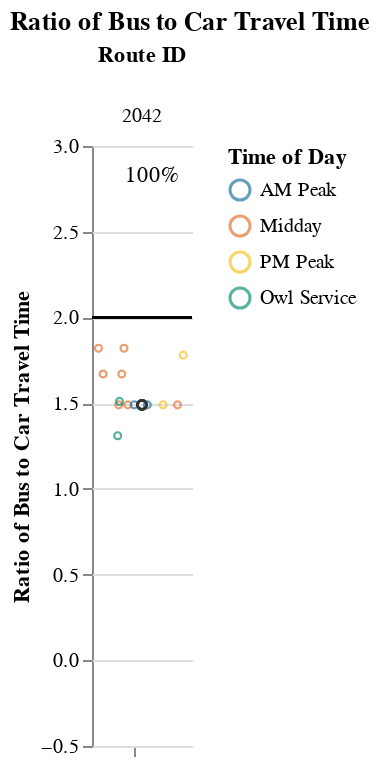
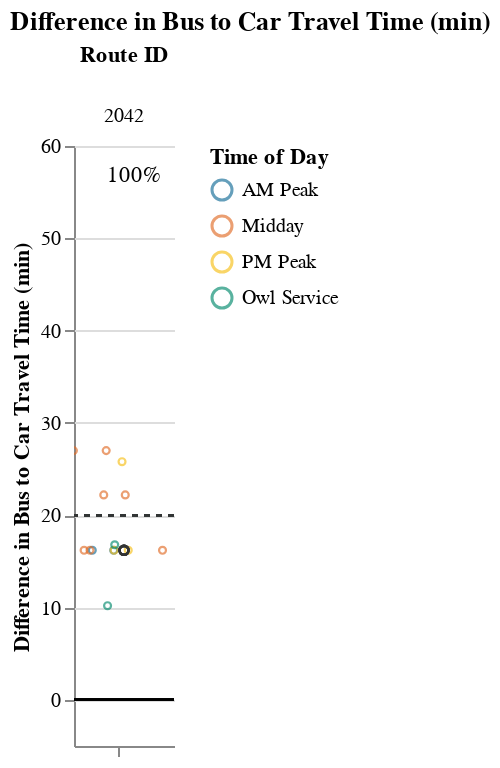

Notebook code cell kept with these figures, in order:
### Markdown cell above
## Viable Competitive Routes
### Short Routes (< 1 hr)

### Code cell
# Allow for possibility that operator doesn't have routes that fall into certain route_groups
# But, jupyterbook will not like markdown with f-string
# separate out route_group and put in each cell, and use try/except + if to display...
# but all 3 route groups must be displayed. just add sentence about why no routes were returned at the end
route_group = "short"
try:
    display_charts_for_route_group(df, route_group)
except:
    print("No routes meet this criteria.")

### Figure 1 — Vega-Lite specification as saved in the notebook (floating-point values rounded to 4 significant figures)
{"config": {"view": {"continuousWidth": 400, "continuousHeight": 300, "stroke": null}, "facet": {"spacing": 0}}, "data": {"name": "data-423ab41485530e643916e7272eca6f9c"}, "facet": {"column": {"field": "route_id", "sort": ["2042"], "title": "Route ID", "type": "nominal"}}, "spec": {"layer": [{"mark": "rule", "encoding": {"color": {"value": "black"}, "y": {"field": "cutoff", "type": "quantitative"}}, "selection": {"selector001": {"type": "interval", "bind": "scales", "encodings": ["x", "y"]}}}, {"mark": {"type": "point", "opacity": 0.65, "size": 12, "strokeWidth": 1.1}, "encoding": {"color": {"field": "time_of_day", "scale": {"range": ["#136C97", "#E16B26", "#F6BF16", "#00896B", "#7790A3", "#5B559C"]}, "sort": ["AM Peak", "Midday", "PM Peak", "Owl Service"], "title": "Time of Day", "type": "nominal"}, "tooltip": [{"field": "route_id", "type": "nominal"}, {"field": "route_name", "type": "nominal"}, {"field": "trip_id", "type": "nominal"}, {"field": "service_hours", "type": "quantitative"}, {"field": "car_duration_hours", "type": "quantitative"}, {"field": "bus_multiplier", "type": "quantitative"}, {"field": "bus_difference", "type": "quantitative"}, {"field": "num_trips", "type": "quantitative"}, {"field": "num_competitive", "type": "quantitative"}, {"field": "pct_trips_competitive", "type": "quantitative"}, {"field": "p25", "type": "quantitative"}, {"field": "p50", "type": "quantitative"}, {"field": "p75", "type": "quantitative"}], "x": {"axis": {"grid": false, "labels": false, "ticks": true, "values": [0]}, "field": "jitter", "scale": {}, "title": null, "type": "quantitative"}, "y": {"field": "bus_multiplier", "scale": {"domain": [-0.25, 3.0]}, "title": "Ratio of Bus to Car Travel Time", "type": "quantitative"}}, "transform": [{"calculate": "sqrt(-2*log(random()))*cos(2*PI*random())", "as": "jitter"}], "width": 50}, {"layer": [{"mark": {"type": "point", "opacity": 0.6, "size": 20, "strokeWidth": 1.3}, "encoding": {"color": {"value": "#323434"}, "y": {"field": "bus_multiplier", "type": "quantitative"}}, "transform": [{"filter": "(datum.p50_trip === 1)"}]}, {"mark": {"type": "text", "align": "center", "baseline": "middle"}, "encoding": {"color": {"value": "black"}, "text": {"field": "pct_trips_competitive", "format": ".0%", "type": "quantitative"}, "tooltip": [{"field": "route_id", "type": "nominal"}, {"field": "route_name", "type": "nominal"}, {"field": "trip_id", "type": "nominal"}, {"field": "service_hours", "type": "quantitative"}, {"field": "car_duration_hours", "type": "quantitative"}, {"field": "bus_multiplier", "type": "quantitative"}, {"field": "bus_difference", "type": "quantitative"}, {"field": "num_trips", "type": "quantitative"}, {"field": "num_competitive", "type": "quantitative"}, {"field": "pct_trips_competitive", "type": "quantitative"}, {"field": "p25", "type": "quantitative"}, {"field": "p50", "type": "quantitative"}, {"field": "p75", "type": "quantitative"}], "x": {"value": 30}, "y": {"value": 15}}, "transform": [{"calculate": "sqrt(-2*log(random()))*cos(2*PI*random())", "as": "jitter"}, {"filter": "(datum.fastest_trip === 1)"}]}]}]}, "resolve": {"scale": {"y": "shared"}}, "title": "Ratio of Bus to Car Travel Time", "$schema": "https://vega.github.io/schema/vega-lite/v4.17.0.json", "datasets": {"data-423ab41485530e643916e7272eca6f9c": [{"calitp_itp_id": 159, "trip_key": 6494662133026071208, "trip_id": "t_1547207_b_25985_tn_0", "shape_id": "p_4695", "route_id": "2042", "service_hours": 0.72, "trip_first_departure_ts": 21600, "trip_last_arrival_ts": 24180, "departure_hour": 6, "time_of_day": "Owl Service", "p25": 0.82, "p50": 0.82, "p75": 0.92, "p50_trip": 0, "fastest_trip": 1, "car_duration_hours": 0.55, "competitive_route": 1, "bus_multiplier": 1.31, "bus_difference": 10.2, "num_trips": 14, "num_competitive": 14, "pct_trips_competitive": 1.0, "bus_difference_spread": 16.8, "route_group": "short", "max_trip_hrs": 1.0, "max_trip_route_group": 1.0, "below_cutoff": 9, "pct_below_cutoff": 0.6429, "name": "Lake Transit Authority", "caltrans_district": "01 - Eureka", "drmt_organization_name": "['reck7ddrpXSeA0mH0']", "route_name": "Southshore, Clearlake To Lakeport", "cutoff2": 20, "cutoff": 2}, {"calitp_itp_id": 159, "trip_key": -2495627823400254138, "trip_id": "t_1057379_b_25985_tn_0", "shape_id": "p_4696", "route_id": "2042", "service_hours": 0.82, "trip_first_departure_ts": 32400, "trip_last_arrival_ts": 35340, "departure_hour": 9, "time_of_day": "AM Peak", "p25": 0.82, "p50": 0.82, "p75": 0.92, "p50_trip": 1, "fastest_trip": 0, "car_duration_hours": 0.55, "competitive_route": 1, "bus_multiplier": 1.49, "bus_difference": 16.2, "num_trips": 14, "num_competitive": 14, "pct_trips_competitive": 1.0, "bus_difference_spread": 16.8, "route_group": "short", "max_trip_hrs": 1.0, "max_trip_route_group": 1.0, "below_cutoff": 9, "pct_below_cutoff": 0.6429, "name": "Lake Transit Authority", "caltrans_district": "01 - Eureka", "drmt_organization_name": "['reck7ddrpXSeA0mH0']", "route_name": "Southshore, Clearlake To Lakeport", "cutoff2": 20, "cutoff": 2}, {"calitp_itp_id": 159, "trip_key": 6672467146987189394, "trip_id": "t_1547210_b_25985_tn_0", "shape_id": "p_4685", "route_id": "2042", "service_hours": 0.82, "trip_first_departure_ts": 66600, "trip_last_arrival_ts": 69540, "departure_hour": 18, "time_of_day": "PM Peak", "p25": 0.82, "p50": 0.82, "p75": 0.92, "p50_trip": 1, "fastest_trip": 0, "car_duration_hours": 0.55, "competitive_route": 1, "bus_multiplier": 1.49, "bus_difference": 16.2, "num_trips": 14, "num_competitive": 14, "pct_trips_competitive": 1.0, "bus_difference_spread": 16.8, "route_group": "short", "max_trip_hrs": 1.0, "max_trip_route_group": 1.0, "below_cutoff": 9, "pct_below_cutoff": 0.6429, "name": "Lake Transit Authority", "caltrans_district": "01 - Eureka", "drmt_organization_name": "['reck7ddrpXSeA0mH0']", "route_name": "Southshore, Clearlake To Lakeport", "cutoff2": 20, "cutoff": 2}, {"calitp_itp_id": 159, "trip_key": 4262090264244909449, "trip_id": "t_1057322_b_25985_tn_0", "shape_id": "p_4696", "route_id": "2042", "service_hours": 0.82, "trip_first_departure_ts": 39600, "trip_last_arrival_ts": 42540, "departure_hour": 11, "time_of_day": "Midday", "p25": 0.82, "p50": 0.82, "p75": 0.92, "p50_trip": 1, "fastest_trip": 0, "car_duration_hours": 0.55, "competitive_route": 1, "bus_multiplier": 1.49, "bus_difference": 16.2, "num_trips": 14, "num_competitive": 14, "pct_trips_competitive": 1.0, "bus_difference_spread": 16.8, "route_group": "short", "max_trip_hrs": 1.0, "max_trip_route_group": 1.0, "below_cutoff": 9, "pct_below_cutoff": 0.6429, "name": "Lake Transit Authority", "caltrans_district": "01 - Eureka", "drmt_organization_name": "['reck7ddrpXSeA0mH0']", "route_name": "Southshore, Clearlake To Lakeport", "cutoff2": 20, "cutoff": 2}, {"calitp_itp_id": 159, "trip_key": 5811904466090434083, "trip_id": "t_1057309_b_25985_tn_0", "shape_id": "p_4696", "route_id": "2042", "service_hours": 0.82, "trip_first_departure_ts": 25200, "trip_last_arrival_ts": 28140, "departure_hour": 7, "time_of_day": "AM Peak", "p25": 0.82, "p50": 0.82, "p75": 0.92, "p50_trip": 1, "fastest_trip": 0, "car_duration_hours": 0.55, "competitive_route": 1, "bus_multiplier": 1.49, "bus_difference": 16.2, "num_trips": 14, "num_competitive": 14, "pct_trips_competitive": 1.0, "bus_difference_spread": 16.8, "route_group": "short", "max_trip_hrs": 1.0, "max_trip_route_group": 1.0, "below_cutoff": 9, "pct_below_cutoff": 0.6429, "name": "Lake Transit Authority", "caltrans_district": "01 - Eureka", "drmt_organization_name": "['reck7ddrpXSeA0mH0']", "route_name": "Southshore, Clearlake To Lakeport", "cutoff2": 20, "cutoff": 2}, {"calitp_itp_id": 159, "trip_key": 7583329211563474538, "trip_id": "t_1547208_b_25985_tn_0", "shape_id": "p_4696", "route_id": "2042", "service_hours": 0.82, "trip_first_departure_ts": 50400, "trip_last_arrival_ts": 53340, "departure_hour": 14, "time_of_day": "Midday", "p25": 0.82, "p50": 0.82, "p75": 0.92, "p50_trip": 1, "fastest_trip": 0, "car_duration_hours": 0.55, "competitive_route": 1, "bus_multiplier": 1.49, "bus_difference": 16.2, "num_trips": 14, "num_competitive": 14, "pct_trips_competitive": 1.0, "bus_difference_spread": 16.8, "route_group": "short", "max_trip_hrs": 1.0, "max_trip_route_group": 1.0, "below_cutoff": 9, "pct_below_cutoff": 0.6429, "name": "Lake Transit Authority", "caltrans_district": "01 - Eureka", "drmt_organization_name": "['reck7ddrpXSeA0mH0']", "route_name": "Southshore, Clearlake To Lakeport", "cutoff2": 20, "cutoff": 2}, {"calitp_itp_id": 159, "trip_key": 7029503141809018244, "trip_id": "t_1439235_b_25985_tn_0", "shape_id": "p_4696", "route_id": "2042", "service_hours": 0.82, "trip_first_departure_ts": 61200, "trip_last_arrival_ts": 64140, "departure_hour": 17, "time_of_day": "PM Peak", "p25": 0.82, "p50": 0.82, "p75": 0.92, "p50_trip": 1, "fastest_trip": 0, "car_duration_hours": 0.55, "competitive_route": 1, "bus_multiplier": 1.49, "bus_difference": 16.2, "num_trips": 14, "num_competitive": 14, "pct_trips_competitive": 1.0, "bus_difference_spread": 16.8, "route_group": "short", "max_trip_hrs": 1.0, "max_trip_route_group": 1.0, "below_cutoff": 9, "pct_below_cutoff": 0.6429, "name": "Lake Transit Authority", "caltrans_district": "01 - Eureka", "drmt_organization_name": "['reck7ddrpXSeA0mH0']", "route_name": "Southshore, Clearlake To Lakeport", "cutoff2": 20, "cutoff": 2}, {"calitp_itp_id": 159, "trip_key": -549099797111008701, "trip_id": "t_1057323_b_25985_tn_0", "shape_id": "p_4696", "route_id": "2042", "service_hours": 0.82, "trip_first_departure_ts": 46800, "trip_last_arrival_ts": 49740, "departure_hour": 13, "time_of_day": "Midday", "p25": 0.82, "p50": 0.82, "p75": 0.92, "p50_trip": 1, "fastest_trip": 0, "car_duration_hours": 0.55, "competitive_route": 1, "bus_multiplier": 1.49, "bus_difference": 16.2, "num_trips": 14, "num_competitive": 14, "pct_trips_competitive": 1.0, "bus_difference_spread": 16.8, "route_group": "short", "max_trip_hrs": 1.0, "max_trip_route_group": 1.0, "below_cutoff": 9, "pct_below_cutoff": 0.6429, "name": "Lake Transit Authority", "caltrans_district": "01 - Eureka", "drmt_organization_name": "['reck7ddrpXSeA0mH0']", "route_name": "Southshore, Clearlake To Lakeport", "cutoff2": 20, "cutoff": 2}, {"calitp_itp_id": 159, "trip_key": 4215259262523491246, "trip_id": "t_1547209_b_25985_tn_0", "shape_id": "p_4684", "route_id": "2042", "service_hours": 0.83, "trip_first_departure_ts": 24300, "trip_last_arrival_ts": 27300, "departure_hour": 6, "time_of_day": "Owl Service", "p25": 0.82, "p50": 0.82, "p75": 0.92, "p50_trip": 0, "fastest_trip": 0, "car_duration_hours": 0.55, "competitive_route": 1, "bus_multiplier": 1.51, "bus_difference": 16.8, "num_trips": 14, "num_competitive": 14, "pct_trips_competitive": 1.0, "bus_difference_spread": 16.8, "route_group": "short", "max_trip_hrs": 1.0, "max_trip_route_group": 1.0, "below_cutoff": 9, "pct_below_cutoff": 0.6429, "name": "Lake Transit Authority", "caltrans_district": "01 - Eureka", "drmt_organization_name": "['reck7ddrpXSeA0mH0']", "route_name": "Southshore, Clearlake To Lakeport", "cutoff2": 20, "cutoff": 2}, {"calitp_itp_id": 159, "trip_key": 1503952459718726654, "trip_id": "t_1057308_b_25985_tn_0", "shape_id": "p_4684", "route_id": "2042", "service_hours": 0.92, "trip_first_departure_ts": 39600, "trip_last_arrival_ts": 42900, "departure_hour": 11, "time_of_day": "Midday", "p25": 0.82, "p50": 0.82, "p75": 0.92, "p50_trip": 0, "fastest_trip": 0, "car_duration_hours": 0.55, "competitive_route": 1, "bus_multiplier": 1.67, "bus_difference": 22.2, "num_trips": 14, "num_competitive": 14, "pct_trips_competitive": 1.0, "bus_difference_spread": 16.8, "route_group": "short", "max_trip_hrs": 1.0, "max_trip_route_group": 1.0, "below_cutoff": 9, "pct_below_cutoff": 0.6429, "name": "Lake Transit Authority", "caltrans_district": "01 - Eureka", "drmt_organization_name": "['reck7ddrpXSeA0mH0']", "route_name": "Southshore, Clearlake To Lakeport", "cutoff2": 20, "cutoff": 2}, {"calitp_itp_id": 159, "trip_key": 2670754769451722377, "trip_id": "t_1057277_b_25985_tn_0", "shape_id": "p_4684", "route_id": "2042", "service_hours": 0.92, "trip_first_departure_ts": 36000, "trip_last_arrival_ts": 39300, "departure_hour": 10, "time_of_day": "Midday", "p25": 0.82, "p50": 0.82, "p75": 0.92, "p50_trip": 0, "fastest_trip": 0, "car_duration_hours": 0.55, "competitive_route": 1, "bus_multiplier": 1.67, "bus_difference": 22.2, "num_trips": 14, "num_competitive": 14, "pct_trips_competitive": 1.0, "bus_difference_spread": 16.8, "route_group": "short", "max_trip_hrs": 1.0, "max_trip_route_group": 1.0, "below_cutoff": 9, "pct_below_cutoff": 0.6429, "name": "Lake Transit Authority", "caltrans_district": "01 - Eureka", "drmt_organization_name": "['reck7ddrpXSeA0mH0']", "route_name": "Southshore, Clearlake To Lakeport", "cutoff2": 20, "cutoff": 2}, {"calitp_itp_id": 159, "trip_key": 4073523601861258746, "trip_id": "t_1063564_b_25985_tn_0", "shape_id": "p_4684", "route_id": "2042", "service_hours": 0.98, "trip_first_departure_ts": 64800, "trip_last_arrival_ts": 68340, "departure_hour": 18, "time_of_day": "PM Peak", "p25": 0.82, "p50": 0.82, "p75": 0.92, "p50_trip": 0, "fastest_trip": 0, "car_duration_hours": 0.55, "competitive_route": 1, "bus_multiplier": 1.78, "bus_difference": 25.8, "num_trips": 14, "num_competitive": 14, "pct_trips_competitive": 1.0, "bus_difference_spread": 16.8, "route_group": "short", "max_trip_hrs": 1.0, "max_trip_route_group": 1.0, "below_cutoff": 9, "pct_below_cutoff": 0.6429, "name": "Lake Transit Authority", "caltrans_district": "01 - Eureka", "drmt_organization_name": "['reck7ddrpXSeA0mH0']", "route_name": "Southshore, Clearlake To Lakeport", "cutoff2": 20, "cutoff": 2}, {"calitp_itp_id": 159, "trip_key": 6345662052778926459, "trip_id": "t_1439236_b_25985_tn_0", "shape_id": "p_4684", "route_id": "2042", "service_hours": 1.0, "trip_first_departure_ts": 51000, "trip_last_arrival_ts": 54600, "departure_hour": 14, "time_of_day": "Midday", "p25": 0.82, "p50": 0.82, "p75": 0.92, "p50_trip": 0, "fastest_trip": 0, "car_duration_hours": 0.55, "competitive_route": 1, "bus_multiplier": 1.82, "bus_difference": 27.0, "num_trips": 14, "num_competitive": 14, "pct_trips_competitive": 1.0, "bus_difference_spread": 16.8, "route_group": "short", "max_trip_hrs": 1.0, "max_trip_route_group": 1.0, "below_cutoff": 9, "pct_below_cutoff": 0.6429, "name": "Lake Transit Authority", "caltrans_district": "01 - Eureka", "drmt_organization_name": "['reck7ddrpXSeA0mH0']", "route_name": "Southshore, Clearlake To Lakeport", "cutoff2": 20, "cutoff": 2}, {"calitp_itp_id": 159, "trip_key": -8876945536004734190, "trip_id": "t_1057276_b_25985_tn_0", "shape_id": "p_4684", "route_id": "2042", "service_hours": 1.0, "trip_first_departure_ts": 55800, "trip_last_arrival_ts": 59400, "departure_hour": 15, "time_of_day": "Midday", "p25": 0.82, "p50": 0.82, "p75": 0.92, "p50_trip": 0, "fastest_trip": 0, "car_duration_hours": 0.55, "competitive_route": 1, "bus_multiplier": 1.82, "bus_difference": 27.0, "num_trips": 14, "num_competitive": 14, "pct_trips_competitive": 1.0, "bus_difference_spread": 16.8, "route_group": "short", "max_trip_hrs": 1.0, "max_trip_route_group": 1.0, "below_cutoff": 9, "pct_below_cutoff": 0.6429, "name": "Lake Transit Authority", "caltrans_district": "01 - Eureka", "drmt_organization_name": "['reck7ddrpXSeA0mH0']", "route_name": "Southshore, Clearlake To Lakeport", "cutoff2": 20, "cutoff": 2}]}}

### Figure 2 — Vega-Lite specification as saved in the notebook (floating-point values rounded to 4 significant figures)
{"config": {"view": {"continuousWidth": 400, "continuousHeight": 300, "stroke": null}, "facet": {"spacing": 0}}, "data": {"name": "data-5a7d9f9d4eeb91b62980d2874fb0a19f"}, "facet": {"column": {"field": "route_id", "sort": ["2042"], "title": "Route ID", "type": "nominal"}}, "spec": {"layer": [{"mark": "rule", "encoding": {"color": {"value": "black"}, "y": {"field": "cutoff", "type": "quantitative"}}, "selection": {"selector002": {"type": "interval", "bind": "scales", "encodings": ["x", "y"]}}}, {"mark": {"type": "rule", "strokeDash": [3, 3]}, "encoding": {"color": {"value": "#323434"}, "y": {"field": "cutoff2", "type": "quantitative"}}}, {"mark": {"type": "point", "opacity": 0.65, "size": 12, "strokeWidth": 1.1}, "encoding": {"color": {"field": "time_of_day", "scale": {"range": ["#136C97", "#E16B26", "#F6BF16", "#00896B", "#7790A3", "#5B559C"]}, "sort": ["AM Peak", "Midday", "PM Peak", "Owl Service"], "title": "Time of Day", "type": "nominal"}, "tooltip": [{"field": "route_id", "type": "nominal"}, {"field": "route_name", "type": "nominal"}, {"field": "trip_id", "type": "nominal"}, {"field": "service_hours", "type": "quantitative"}, {"field": "car_duration_hours", "type": "quantitative"}, {"field": "bus_multiplier", "type": "quantitative"}, {"field": "bus_difference", "type": "quantitative"}, {"field": "num_trips", "type": "quantitative"}, {"field": "num_competitive", "type": "quantitative"}, {"field": "pct_trips_competitive", "type": "quantitative"}, {"field": "p25", "type": "quantitative"}, {"field": "p50", "type": "quantitative"}, {"field": "p75", "type": "quantitative"}], "x": {"axis": {"grid": false, "labels": false, "ticks": true, "values": [0]}, "field": "jitter", "scale": {}, "title": null, "type": "quantitative"}, "y": {"field": "bus_difference", "scale": {"domain": [-5, 55.2]}, "title": "Difference in Bus to Car Travel Time (min)", "type": "quantitative"}}, "transform": [{"calculate": "sqrt(-2*log(random()))*cos(2*PI*random())", "as": "jitter"}], "width": 50}, {"layer": [{"mark": {"type": "point", "opacity": 0.6, "size": 20, "strokeWidth": 1.3}, "encoding": {"color": {"value": "#323434"}, "y": {"field": "bus_difference", "type": "quantitative"}}, "transform": [{"filter": "(datum.p50_trip === 1)"}]}, {"mark": {"type": "text", "align": "center", "baseline": "middle"}, "encoding": {"color": {"value": "black"}, "text": {"field": "pct_trips_competitive", "format": ".0%", "type": "quantitative"}, "tooltip": [{"field": "route_id", "type": "nominal"}, {"field": "route_name", "type": "nominal"}, {"field": "trip_id", "type": "nominal"}, {"field": "service_hours", "type": "quantitative"}, {"field": "car_duration_hours", "type": "quantitative"}, {"field": "bus_multiplier", "type": "quantitative"}, {"field": "bus_difference", "type": "quantitative"}, {"field": "num_trips", "type": "quantitative"}, {"field": "num_competitive", "type": "quantitative"}, {"field": "pct_trips_competitive", "type": "quantitative"}, {"field": "p25", "type": "quantitative"}, {"field": "p50", "type": "quantitative"}, {"field": "p75", "type": "quantitative"}], "x": {"value": 30}, "y": {"value": 15}}, "transform": [{"calculate": "sqrt(-2*log(random()))*cos(2*PI*random())", "as": "jitter"}, {"filter": "(datum.fastest_trip === 1)"}]}]}]}, "resolve": {"scale": {"y": "shared"}}, "title": "Difference in Bus to Car Travel Time (min)", "$schema": "https://vega.github.io/schema/vega-lite/v4.17.0.json", "datasets": {"data-5a7d9f9d4eeb91b62980d2874fb0a19f": [{"calitp_itp_id": 159, "trip_key": 6494662133026071208, "trip_id": "t_1547207_b_25985_tn_0", "shape_id": "p_4695", "route_id": "2042", "service_hours": 0.72, "trip_first_departure_ts": 21600, "trip_last_arrival_ts": 24180, "departure_hour": 6, "time_of_day": "Owl Service", "p25": 0.82, "p50": 0.82, "p75": 0.92, "p50_trip": 0, "fastest_trip": 1, "car_duration_hours": 0.55, "competitive_route": 1, "bus_multiplier": 1.31, "bus_difference": 10.2, "num_trips": 14, "num_competitive": 14, "pct_trips_competitive": 1.0, "bus_difference_spread": 16.8, "route_group": "short", "max_trip_hrs": 1.0, "max_trip_route_group": 1.0, "below_cutoff": 9, "pct_below_cutoff": 0.6429, "name": "Lake Transit Authority", "caltrans_district": "01 - Eureka", "drmt_organization_name": "['reck7ddrpXSeA0mH0']", "route_name": "Southshore, Clearlake To Lakeport", "cutoff2": 20, "cutoff": 0}, {"calitp_itp_id": 159, "trip_key": -2495627823400254138, "trip_id": "t_1057379_b_25985_tn_0", "shape_id": "p_4696", "route_id": "2042", "service_hours": 0.82, "trip_first_departure_ts": 32400, "trip_last_arrival_ts": 35340, "departure_hour": 9, "time_of_day": "AM Peak", "p25": 0.82, "p50": 0.82, "p75": 0.92, "p50_trip": 1, "fastest_trip": 0, "car_duration_hours": 0.55, "competitive_route": 1, "bus_multiplier": 1.49, "bus_difference": 16.2, "num_trips": 14, "num_competitive": 14, "pct_trips_competitive": 1.0, "bus_difference_spread": 16.8, "route_group": "short", "max_trip_hrs": 1.0, "max_trip_route_group": 1.0, "below_cutoff": 9, "pct_below_cutoff": 0.6429, "name": "Lake Transit Authority", "caltrans_district": "01 - Eureka", "drmt_organization_name": "['reck7ddrpXSeA0mH0']", "route_name": "Southshore, Clearlake To Lakeport", "cutoff2": 20, "cutoff": 0}, {"calitp_itp_id": 159, "trip_key": 6672467146987189394, "trip_id": "t_1547210_b_25985_tn_0", "shape_id": "p_4685", "route_id": "2042", "service_hours": 0.82, "trip_first_departure_ts": 66600, "trip_last_arrival_ts": 69540, "departure_hour": 18, "time_of_day": "PM Peak", "p25": 0.82, "p50": 0.82, "p75": 0.92, "p50_trip": 1, "fastest_trip": 0, "car_duration_hours": 0.55, "competitive_route": 1, "bus_multiplier": 1.49, "bus_difference": 16.2, "num_trips": 14, "num_competitive": 14, "pct_trips_competitive": 1.0, "bus_difference_spread": 16.8, "route_group": "short", "max_trip_hrs": 1.0, "max_trip_route_group": 1.0, "below_cutoff": 9, "pct_below_cutoff": 0.6429, "name": "Lake Transit Authority", "caltrans_district": "01 - Eureka", "drmt_organization_name": "['reck7ddrpXSeA0mH0']", "route_name": "Southshore, Clearlake To Lakeport", "cutoff2": 20, "cutoff": 0}, {"calitp_itp_id": 159, "trip_key": 4262090264244909449, "trip_id": "t_1057322_b_25985_tn_0", "shape_id": "p_4696", "route_id": "2042", "service_hours": 0.82, "trip_first_departure_ts": 39600, "trip_last_arrival_ts": 42540, "departure_hour": 11, "time_of_day": "Midday", "p25": 0.82, "p50": 0.82, "p75": 0.92, "p50_trip": 1, "fastest_trip": 0, "car_duration_hours": 0.55, "competitive_route": 1, "bus_multiplier": 1.49, "bus_difference": 16.2, "num_trips": 14, "num_competitive": 14, "pct_trips_competitive": 1.0, "bus_difference_spread": 16.8, "route_group": "short", "max_trip_hrs": 1.0, "max_trip_route_group": 1.0, "below_cutoff": 9, "pct_below_cutoff": 0.6429, "name": "Lake Transit Authority", "caltrans_district": "01 - Eureka", "drmt_organization_name": "['reck7ddrpXSeA0mH0']", "route_name": "Southshore, Clearlake To Lakeport", "cutoff2": 20, "cutoff": 0}, {"calitp_itp_id": 159, "trip_key": 5811904466090434083, "trip_id": "t_1057309_b_25985_tn_0", "shape_id": "p_4696", "route_id": "2042", "service_hours": 0.82, "trip_first_departure_ts": 25200, "trip_last_arrival_ts": 28140, "departure_hour": 7, "time_of_day": "AM Peak", "p25": 0.82, "p50": 0.82, "p75": 0.92, "p50_trip": 1, "fastest_trip": 0, "car_duration_hours": 0.55, "competitive_route": 1, "bus_multiplier": 1.49, "bus_difference": 16.2, "num_trips": 14, "num_competitive": 14, "pct_trips_competitive": 1.0, "bus_difference_spread": 16.8, "route_group": "short", "max_trip_hrs": 1.0, "max_trip_route_group": 1.0, "below_cutoff": 9, "pct_below_cutoff": 0.6429, "name": "Lake Transit Authority", "caltrans_district": "01 - Eureka", "drmt_organization_name": "['reck7ddrpXSeA0mH0']", "route_name": "Southshore, Clearlake To Lakeport", "cutoff2": 20, "cutoff": 0}, {"calitp_itp_id": 159, "trip_key": 7583329211563474538, "trip_id": "t_1547208_b_25985_tn_0", "shape_id": "p_4696", "route_id": "2042", "service_hours": 0.82, "trip_first_departure_ts": 50400, "trip_last_arrival_ts": 53340, "departure_hour": 14, "time_of_day": "Midday", "p25": 0.82, "p50": 0.82, "p75": 0.92, "p50_trip": 1, "fastest_trip": 0, "car_duration_hours": 0.55, "competitive_route": 1, "bus_multiplier": 1.49, "bus_difference": 16.2, "num_trips": 14, "num_competitive": 14, "pct_trips_competitive": 1.0, "bus_difference_spread": 16.8, "route_group": "short", "max_trip_hrs": 1.0, "max_trip_route_group": 1.0, "below_cutoff": 9, "pct_below_cutoff": 0.6429, "name": "Lake Transit Authority", "caltrans_district": "01 - Eureka", "drmt_organization_name": "['reck7ddrpXSeA0mH0']", "route_name": "Southshore, Clearlake To Lakeport", "cutoff2": 20, "cutoff": 0}, {"calitp_itp_id": 159, "trip_key": 7029503141809018244, "trip_id": "t_1439235_b_25985_tn_0", "shape_id": "p_4696", "route_id": "2042", "service_hours": 0.82, "trip_first_departure_ts": 61200, "trip_last_arrival_ts": 64140, "departure_hour": 17, "time_of_day": "PM Peak", "p25": 0.82, "p50": 0.82, "p75": 0.92, "p50_trip": 1, "fastest_trip": 0, "car_duration_hours": 0.55, "competitive_route": 1, "bus_multiplier": 1.49, "bus_difference": 16.2, "num_trips": 14, "num_competitive": 14, "pct_trips_competitive": 1.0, "bus_difference_spread": 16.8, "route_group": "short", "max_trip_hrs": 1.0, "max_trip_route_group": 1.0, "below_cutoff": 9, "pct_below_cutoff": 0.6429, "name": "Lake Transit Authority", "caltrans_district": "01 - Eureka", "drmt_organization_name": "['reck7ddrpXSeA0mH0']", "route_name": "Southshore, Clearlake To Lakeport", "cutoff2": 20, "cutoff": 0}, {"calitp_itp_id": 159, "trip_key": -549099797111008701, "trip_id": "t_1057323_b_25985_tn_0", "shape_id": "p_4696", "route_id": "2042", "service_hours": 0.82, "trip_first_departure_ts": 46800, "trip_last_arrival_ts": 49740, "departure_hour": 13, "time_of_day": "Midday", "p25": 0.82, "p50": 0.82, "p75": 0.92, "p50_trip": 1, "fastest_trip": 0, "car_duration_hours": 0.55, "competitive_route": 1, "bus_multiplier": 1.49, "bus_difference": 16.2, "num_trips": 14, "num_competitive": 14, "pct_trips_competitive": 1.0, "bus_difference_spread": 16.8, "route_group": "short", "max_trip_hrs": 1.0, "max_trip_route_group": 1.0, "below_cutoff": 9, "pct_below_cutoff": 0.6429, "name": "Lake Transit Authority", "caltrans_district": "01 - Eureka", "drmt_organization_name": "['reck7ddrpXSeA0mH0']", "route_name": "Southshore, Clearlake To Lakeport", "cutoff2": 20, "cutoff": 0}, {"calitp_itp_id": 159, "trip_key": 4215259262523491246, "trip_id": "t_1547209_b_25985_tn_0", "shape_id": "p_4684", "route_id": "2042", "service_hours": 0.83, "trip_first_departure_ts": 24300, "trip_last_arrival_ts": 27300, "departure_hour": 6, "time_of_day": "Owl Service", "p25": 0.82, "p50": 0.82, "p75": 0.92, "p50_trip": 0, "fastest_trip": 0, "car_duration_hours": 0.55, "competitive_route": 1, "bus_multiplier": 1.51, "bus_difference": 16.8, "num_trips": 14, "num_competitive": 14, "pct_trips_competitive": 1.0, "bus_difference_spread": 16.8, "route_group": "short", "max_trip_hrs": 1.0, "max_trip_route_group": 1.0, "below_cutoff": 9, "pct_below_cutoff": 0.6429, "name": "Lake Transit Authority", "caltrans_district": "01 - Eureka", "drmt_organization_name": "['reck7ddrpXSeA0mH0']", "route_name": "Southshore, Clearlake To Lakeport", "cutoff2": 20, "cutoff": 0}, {"calitp_itp_id": 159, "trip_key": 1503952459718726654, "trip_id": "t_1057308_b_25985_tn_0", "shape_id": "p_4684", "route_id": "2042", "service_hours": 0.92, "trip_first_departure_ts": 39600, "trip_last_arrival_ts": 42900, "departure_hour": 11, "time_of_day": "Midday", "p25": 0.82, "p50": 0.82, "p75": 0.92, "p50_trip": 0, "fastest_trip": 0, "car_duration_hours": 0.55, "competitive_route": 1, "bus_multiplier": 1.67, "bus_difference": 22.2, "num_trips": 14, "num_competitive": 14, "pct_trips_competitive": 1.0, "bus_difference_spread": 16.8, "route_group": "short", "max_trip_hrs": 1.0, "max_trip_route_group": 1.0, "below_cutoff": 9, "pct_below_cutoff": 0.6429, "name": "Lake Transit Authority", "caltrans_district": "01 - Eureka", "drmt_organization_name": "['reck7ddrpXSeA0mH0']", "route_name": "Southshore, Clearlake To Lakeport", "cutoff2": 20, "cutoff": 0}, {"calitp_itp_id": 159, "trip_key": 2670754769451722377, "trip_id": "t_1057277_b_25985_tn_0", "shape_id": "p_4684", "route_id": "2042", "service_hours": 0.92, "trip_first_departure_ts": 36000, "trip_last_arrival_ts": 39300, "departure_hour": 10, "time_of_day": "Midday", "p25": 0.82, "p50": 0.82, "p75": 0.92, "p50_trip": 0, "fastest_trip": 0, "car_duration_hours": 0.55, "competitive_route": 1, "bus_multiplier": 1.67, "bus_difference": 22.2, "num_trips": 14, "num_competitive": 14, "pct_trips_competitive": 1.0, "bus_difference_spread": 16.8, "route_group": "short", "max_trip_hrs": 1.0, "max_trip_route_group": 1.0, "below_cutoff": 9, "pct_below_cutoff": 0.6429, "name": "Lake Transit Authority", "caltrans_district": "01 - Eureka", "drmt_organization_name": "['reck7ddrpXSeA0mH0']", "route_name": "Southshore, Clearlake To Lakeport", "cutoff2": 20, "cutoff": 0}, {"calitp_itp_id": 159, "trip_key": 4073523601861258746, "trip_id": "t_1063564_b_25985_tn_0", "shape_id": "p_4684", "route_id": "2042", "service_hours": 0.98, "trip_first_departure_ts": 64800, "trip_last_arrival_ts": 68340, "departure_hour": 18, "time_of_day": "PM Peak", "p25": 0.82, "p50": 0.82, "p75": 0.92, "p50_trip": 0, "fastest_trip": 0, "car_duration_hours": 0.55, "competitive_route": 1, "bus_multiplier": 1.78, "bus_difference": 25.8, "num_trips": 14, "num_competitive": 14, "pct_trips_competitive": 1.0, "bus_difference_spread": 16.8, "route_group": "short", "max_trip_hrs": 1.0, "max_trip_route_group": 1.0, "below_cutoff": 9, "pct_below_cutoff": 0.6429, "name": "Lake Transit Authority", "caltrans_district": "01 - Eureka", "drmt_organization_name": "['reck7ddrpXSeA0mH0']", "route_name": "Southshore, Clearlake To Lakeport", "cutoff2": 20, "cutoff": 0}, {"calitp_itp_id": 159, "trip_key": 6345662052778926459, "trip_id": "t_1439236_b_25985_tn_0", "shape_id": "p_4684", "route_id": "2042", "service_hours": 1.0, "trip_first_departure_ts": 51000, "trip_last_arrival_ts": 54600, "departure_hour": 14, "time_of_day": "Midday", "p25": 0.82, "p50": 0.82, "p75": 0.92, "p50_trip": 0, "fastest_trip": 0, "car_duration_hours": 0.55, "competitive_route": 1, "bus_multiplier": 1.82, "bus_difference": 27.0, "num_trips": 14, "num_competitive": 14, "pct_trips_competitive": 1.0, "bus_difference_spread": 16.8, "route_group": "short", "max_trip_hrs": 1.0, "max_trip_route_group": 1.0, "below_cutoff": 9, "pct_below_cutoff": 0.6429, "name": "Lake Transit Authority", "caltrans_district": "01 - Eureka", "drmt_organization_name": "['reck7ddrpXSeA0mH0']", "route_name": "Southshore, Clearlake To Lakeport", "cutoff2": 20, "cutoff": 0}, {"calitp_itp_id": 159, "trip_key": -8876945536004734190, "trip_id": "t_1057276_b_25985_tn_0", "shape_id": "p_4684", "route_id": "2042", "service_hours": 1.0, "trip_first_departure_ts": 55800, "trip_last_arrival_ts": 59400, "departure_hour": 15, "time_of_day": "Midday", "p25": 0.82, "p50": 0.82, "p75": 0.92, "p50_trip": 0, "fastest_trip": 0, "car_duration_hours": 0.55, "competitive_route": 1, "bus_multiplier": 1.82, "bus_difference": 27.0, "num_trips": 14, "num_competitive": 14, "pct_trips_competitive": 1.0, "bus_difference_spread": 16.8, "route_group": "short", "max_trip_hrs": 1.0, "max_trip_route_group": 1.0, "below_cutoff": 9, "pct_below_cutoff": 0.6429, "name": "Lake Transit Authority", "caltrans_district": "01 - Eureka", "drmt_organization_name": "['reck7ddrpXSeA0mH0']", "route_name": "Southshore, Clearlake To Lakeport", "cutoff2": 20, "cutoff": 0}]}}
